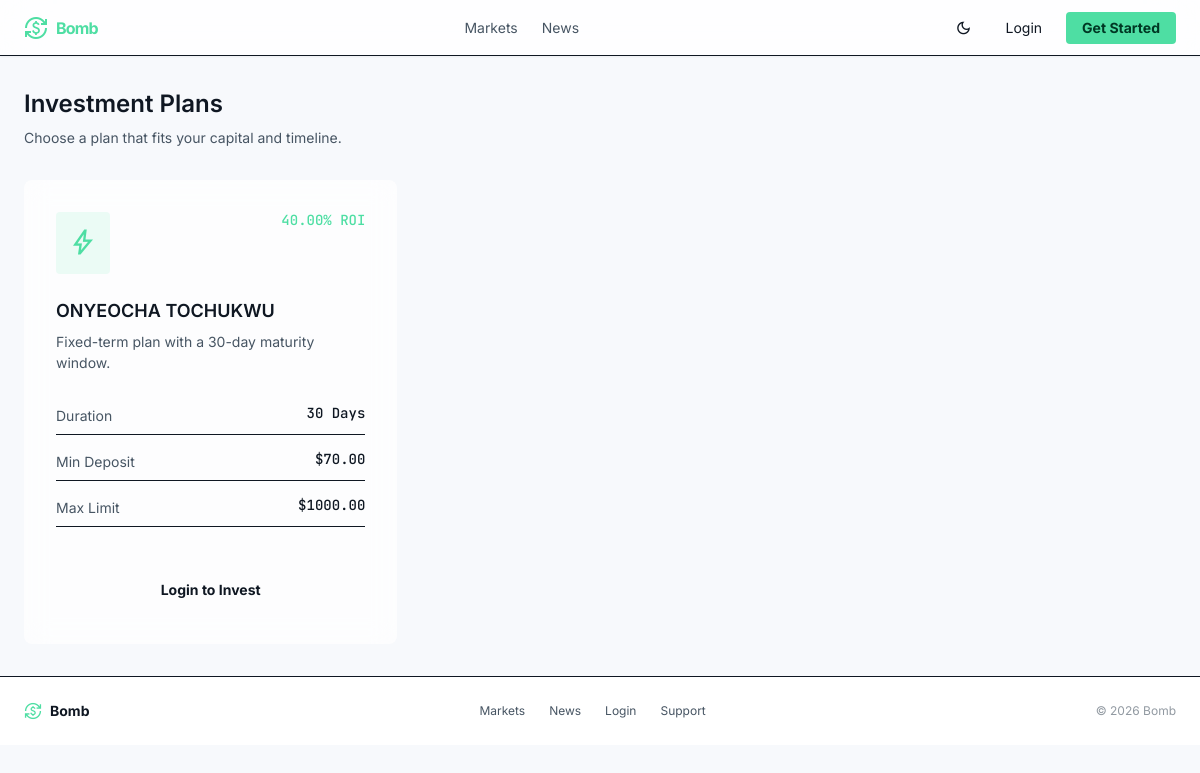
The app's page /plans/, older data.
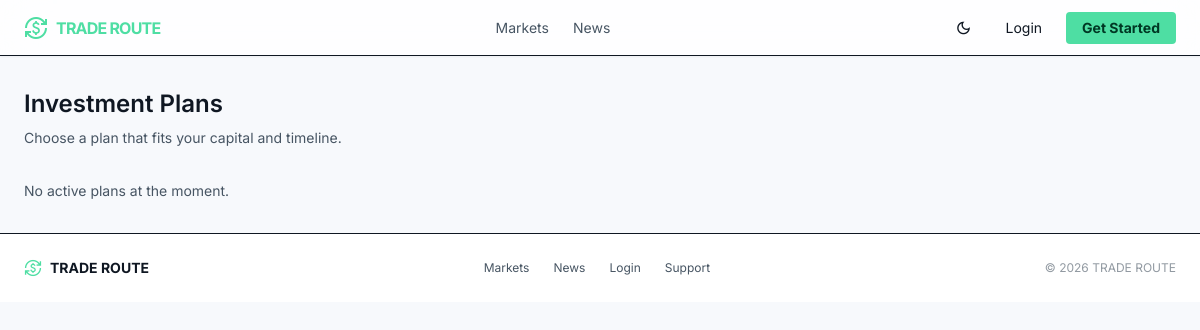
The same page, newer data.
### core/models.py (models this page shows, shortened)
class SiteSetting(models.Model):
    site_name = models.CharField(max_length=100)
    logo = models.ImageField(upload_to="logo/", blank=True, null=True)   # <-- add blank=True, null=True
    minimum_deposit = models.DecimalField(max_digits=20, decimal_places=2)
    minimum_withdrawal = models.DecimalField(max_digits=20, decimal_places=2)
    referral_bonus = models.DecimalField(max_digits=5, decimal_places=2)
    maintenance_mode = models.BooleanField(default=False)
    support_email = models.EmailField()
    support_phone = models.CharField(max_length=30)

class InvestmentPlan(models.Model):
    name = models.CharField(max_length=100)
    minimum = models.DecimalField(max_digits=20, decimal_places=2)
    maximum = models.DecimalField(max_digits=20, decimal_places=2)
    roi = models.DecimalField(
        max_digits=5,
        decimal_places=2,
        help_text="Percentage"
    )
    duration_days = models.PositiveIntegerField()
    active = models.BooleanField(default=True)
    created_at = models.DateTimeField(auto_now_add=True)

### core/views.py (the view)
# urls.py: path("plans/", views.investment_plans_view, name="investment_plans"),
def investment_plans_view(request):
    plans = InvestmentPlan.objects.filter(active=True)
    return render(request, "core/investment_plans.html", {"plans": plans})

### core/context_processors.py (called while the page is built)
def site_settings(request):
    return {"site_settings": SiteSetting.objects.first()}

def notifications_badge(request):
    if request.user.is_authenticated:
        count = Notification.objects.filter(user=request.user, is_read=False).count()
    else:
        count = 0
    return {"unread_notifications_count": count}

### core/templates/core/investment_plans.html (shortened to what this page needs)
{% extends "core/base.html" %}
{% block content %}
<div class="max-w-max-desktop mx-auto px-container-padding py-stack-lg">
    <h1 class="font-display-lg text-headline-md mb-2">Investment Plans</h1>
    <p class="text-on-surface-variant mb-8">Choose a plan that fits your capital and timeline.</p>
    <div class="grid grid-cols-1 md:grid-cols-2 lg:grid-cols-3 gap-gutter">
        {% for plan in plans %}
        <div class="glass-panel p-8 rounded-xl flex flex-col">
            <div class="flex justify-between items-start mb-6">
                <div class="bg-primary/10 p-3 rounded-lg text-primary">
                    <span class="material-symbols-outlined text-3xl">bolt</span>
                </div>
                <span class="text-primary font-data-md text-data-md">{{ plan.roi }}% ROI</span>
            </div>
            <h3 class="font-headline-sm text-headline-sm mb-2">{{ plan.name }}</h3>
            <p class="text-on-surface-variant text-body-md mb-8">Fixed-term plan with a {{ plan.duration_days }}-day maturity window.</p>
            <div class="space-y-4 mb-10 mt-auto">
                <div class="flex justify-between border-b edge-b-5 pb-2">
                    <span class="text-on-surface-variant">Duration</span>
                    <span class="font-data-md text-data-md">{{ plan.duration_days }} Days</span>
                </div>
                <div class="flex justify-between border-b edge-b-5 pb-2">
                    <span class="text-on-surface-variant">Min Deposit</span>
                    <span class="font-data-md text-data-md">${{ plan.minimum }}</span>
                </div>
                <div class="flex justify-between border-b edge-b-5 pb-2">
                    <span class="text-on-surface-variant">Max Limit</span>
                    <span class="font-data-md text-data-md">${{ plan.maximum }}</span>
                </div>
            </div>
            {% if user.is_authenticated %}
            <a href="{% url 'core:investment_create' %}?plan={{ plan.id }}" class="btn-primary w-full">
                Invest Now
            </a>
            {% else %}
            <a href="{% url 'core:login' %}?next={% url 'core:investment_create' %}%3Fplan%3D{{ plan.id }}" class="btn-secondary w-full">
                Login to Invest
            </a>
            {% endif %}
        </div>
        {% empty %}
        <p class="text-on-surface-variant col-span-3">No active plans at the moment.</p>
        {% endfor %}
    </div>
</div>
{% endblock %}

### core/templates/core/base.html (shortened to what the changed rows need)
<!DOCTYPE html>
<html lang="en">
<head>
<script src="https://cdn.tailwindcss.com?plugins=forms,container-queries"></script>
<script id="tailwind-config">
    tailwind.config = {
        darkMode: "class",
        theme: {
            extend: {
                colors: {
                    "background": "rgb(var(--color-background) / <alpha-value>)",
                    "surface": "rgb(var(--color-surface) / <alpha-value>)",
                    "surface-container-low": "rgb(var(--color-surface-container-low) / <alpha-value>)",
                    "surface-container-lowest": "rgb(var(--color-surface-container-lowest) / <alpha-value>)",
                    "surface-bright": "rgb(var(--color-surface-bright) / <alpha-value>)",
                    "on-surface": "rgb(var(--color-on-surface) / <alpha-value>)",
                    "on-surface-variant": "rgb(var(--color-on-surface-variant) / <alpha-value>)",
                    "edge": "rgb(var(--color-edge) / <alpha-value>)",
                    "primary": "#4edea3",
                    "on-primary": "#003824",
                    "on-primary-fixed": "#002113",
                    "error": "#ffb4ab",
                    "on-tertiary-fixed-variant": "#59a7cf"
                },
                borderRadius: {
                    DEFAULT: "0.125rem",
                    lg: "0.25rem",
                    xl: "0.5rem",
                    full: "0.75rem"
                },
                spacing: {
                    "stack-sm": "8px",
                    "max-width-desktop": "1440px",
                    "stack-lg": "32px",
                    "gutter": "16px",
                    "unit": "4px",
                    "container-padding": "24px",
                    "stack-md": "16px"
                },
                fontFamily: {
                    "data-lg": ["JetBrains Mono"],
                    "data-md": ["JetBrains Mono"],
                    "body-lg": ["Inter"],
                    "label-caps": ["Inter"],
                    "display-lg": ["Inter"],
                    "headline-md": ["Inter"],
                    "body-md": ["Inter"],
                    "headline-sm": ["Inter"]
                },
                fontSize: {
                    "data-lg": ["18px", {"lineHeight": "1.2", "fontWeight": "500"}],
                    "data-md": ["14px", {"lineHeight": "1.2", "fontWeight": "500"}],
                    "body-lg": ["16px", {"lineHeight": "1.6", "fontWeight": "400"}],
                    "label-caps": ["11px", {"lineHeight": "1", "letterSpacing": "0.08em", "fontWeight": "700"}],
                    "display-lg": ["48px", {"lineHeight": "1.1", "letterSpacing": "-0.02em", "fontWeight": "700"}],
                    "headline-md": ["24px", {"lineHeight": "1.3", "fontWeight": "600"}],
                    "body-md": ["14px", {"lineHeight": "1.5", "fontWeight": "400"}],
                    "headline-sm": ["18px", {"lineHeight": "1.4", "fontWeight": "600"}]
                }
            }
        }
    };
</script>
</head>
<body class="font-body-md text-body-md selection:bg-primary/30">
<header class="fixed top-0 w-full z-50 bg-surface/80 backdrop-blur-xl border-b edge-b-10 shadow-sm flex items-center justify-between px-4 md:px-6 h-14">
    <a href="{% url 'core:landing' %}" class="flex items-center gap-2 shrink-0">
        <span class="material-symbols-outlined text-primary text-2xl" style="font-variation-settings: 'FILL' 1;">currency_exchange</span>
        <span class="font-display-lg text-sm md:text-base font-bold tracking-tighter text-primary">{{ site_settings.site_name|default:"NEON_TRADE" }}</span>
    </a>
</header>
<main class="pt-14">
{% block content %}{% endblock %}
</main>
<footer class="bg-surface-container-lowest border-t edge-b-5 w-full">
    <div class="flex flex-col sm:flex-row items-center justify-between gap-3 py-5 px-4 md:px-6 max-w-max-desktop mx-auto text-sm">
        <div class="flex items-center gap-2">
            <span class="material-symbols-outlined text-primary text-lg">currency_exchange</span>
            <span class="font-bold text-on-surface">{{ site_settings.site_name|default:"NEON_TRADE" }}</span>
        </div>
        <div class="flex flex-wrap items-center justify-center gap-x-6 gap-y-2 text-on-surface-variant text-xs">
            <a class="hover:text-primary transition-colors" href="{% url 'core:investment_plans' %}">Markets</a>
            <a class="hover:text-primary transition-colors" href="{% url 'core:news_list' %}">News</a>
            {% if user.is_authenticated %}
            <a class="hover:text-primary transition-colors" href="{% url 'core:kyc_status' %}">KYC</a>
            {% else %}
            <a class="hover:text-primary transition-colors" href="{% url 'core:login' %}">Login</a>
            {% endif %}
            {% if site_settings.support_email %}
            <a class="hover:text-primary transition-colors" href="mailto:{{ site_settings.support_email }}">Support</a>
            {% endif %}
        </div>
        <p class="text-on-surface-variant/60 text-xs">&copy; {% now "Y" %} {{ site_settings.site_name|default:"NEON_TRADE" }}</p>
    </div>
</footer>
</body>
</html>

Row changes from the older to the newer data that the page shows:
removed InvestmentPlan: roi "40.00", name "ONYEOCHA TOCHUKWU", duration_days "30", minimum "70.00", maximum "1000.00"
changed SiteSetting: site_name "Bomb" → "TRADE ROUTE"
Text that changed along with them:
text now shown: "No active plans at the moment."
